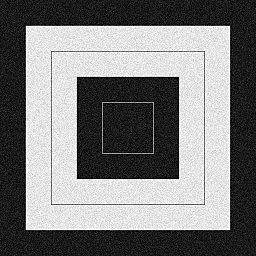
//> input picture gaussiano.jpg, 256 x 256 px
$ ./histograma   (built with g++ and OpenCV 4)
//> lines starting //> are read from the running program, lines starting //| are printed output that depends on the picture
#include "opencv2/highgui.hpp"
#include "opencv2/imgcodecs.hpp"
#include "opencv2/imgproc.hpp"
#include <iostream>
using namespace std;
using namespace cv;
int main(int argc, char** argv)
{
  Mat src, dst;
  String imageName( "gaussiano.jpg" ); // by default
  if (argc > 1)
  {
      imageName = argv[1];
  }
  src = imread( imageName, IMREAD_COLOR );
//> src is the input picture: 256 rows x 256 cols, CV_8UC3; min 0, max 255, mean 122.3
  if( src.empty() )
    { return -1; }
  vector<Mat> bgr_planes;
  split( src, bgr_planes );
  int histSize = 256;
  float range[] = { 0, 256 } ;
  const float* histRange = { range };
  bool uniform = true; bool accumulate = false;
  Mat b_hist, g_hist, r_hist;
  calcHist( &bgr_planes[0], 1, 0, Mat(), b_hist, 1, &histSize, &histRange, uniform, accumulate );
//> b_hist = 256 values, max 1395 at index 255, min 0 at index 123, mean 256
  calcHist( &bgr_planes[1], 1, 0, Mat(), g_hist, 1, &histSize, &histRange, uniform, accumulate );
//> g_hist has the same summary as b_hist
  calcHist( &bgr_planes[2], 1, 0, Mat(), r_hist, 1, &histSize, &histRange, uniform, accumulate );
//> r_hist has the same summary as b_hist
  // Draw the histograms for B, G and R
  int hist_w = 512; int hist_h = 400;
  int bin_w = cvRound( (double) hist_w/histSize );
  Mat histImage( hist_h, hist_w, CV_8UC3, Scalar( 0,0,0) );
  normalize(b_hist, b_hist, 0, histImage.rows, NORM_MINMAX, -1, Mat() );
//> b_hist = 256 values, max 400 at index 255, min 0 at index 123, mean 73.41
  normalize(g_hist, g_hist, 0, histImage.rows, NORM_MINMAX, -1, Mat() );
//> g_hist has the same summary as b_hist
  normalize(r_hist, r_hist, 0, histImage.rows, NORM_MINMAX, -1, Mat() );
//> r_hist has the same summary as b_hist
  for( int i = 1; i < histSize; i++ )
  {
      line( histImage, Point( bin_w*(i-1), hist_h - cvRound(b_hist.at<float>(i-1)) ) ,
                       Point( bin_w*(i), hist_h - cvRound(b_hist.at<float>(i)) ),
                       Scalar( 255, 0, 0), 2, 8, 0  );
      line( histImage, Point( bin_w*(i-1), hist_h - cvRound(g_hist.at<float>(i-1)) ) ,
                       Point( bin_w*(i), hist_h - cvRound(g_hist.at<float>(i)) ),
                       Scalar( 0, 255, 0), 2, 8, 0  );
      line( histImage, Point( bin_w*(i-1), hist_h - cvRound(r_hist.at<float>(i-1)) ) ,
                       Point( bin_w*(i), hist_h - cvRound(r_hist.at<float>(i)) ),
                       Scalar( 0, 0, 255), 2, 8, 0  );
  }
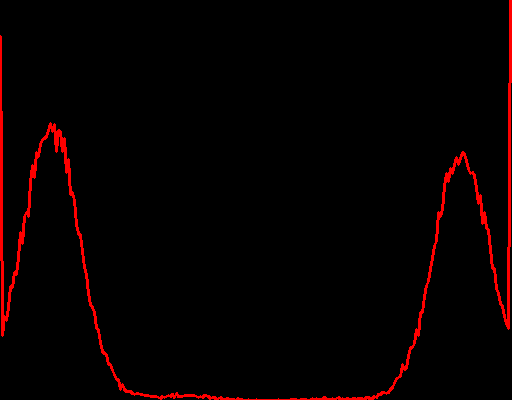
//> histImage: 400 rows x 512 cols, CV_8UC3; mean B, G, R 0, 0, 7.1
  namedWindow("calcHist Demo", WINDOW_AUTOSIZE );
  imshow("calcHist Demo", histImage );
  waitKey(0);
  return 0;
}
